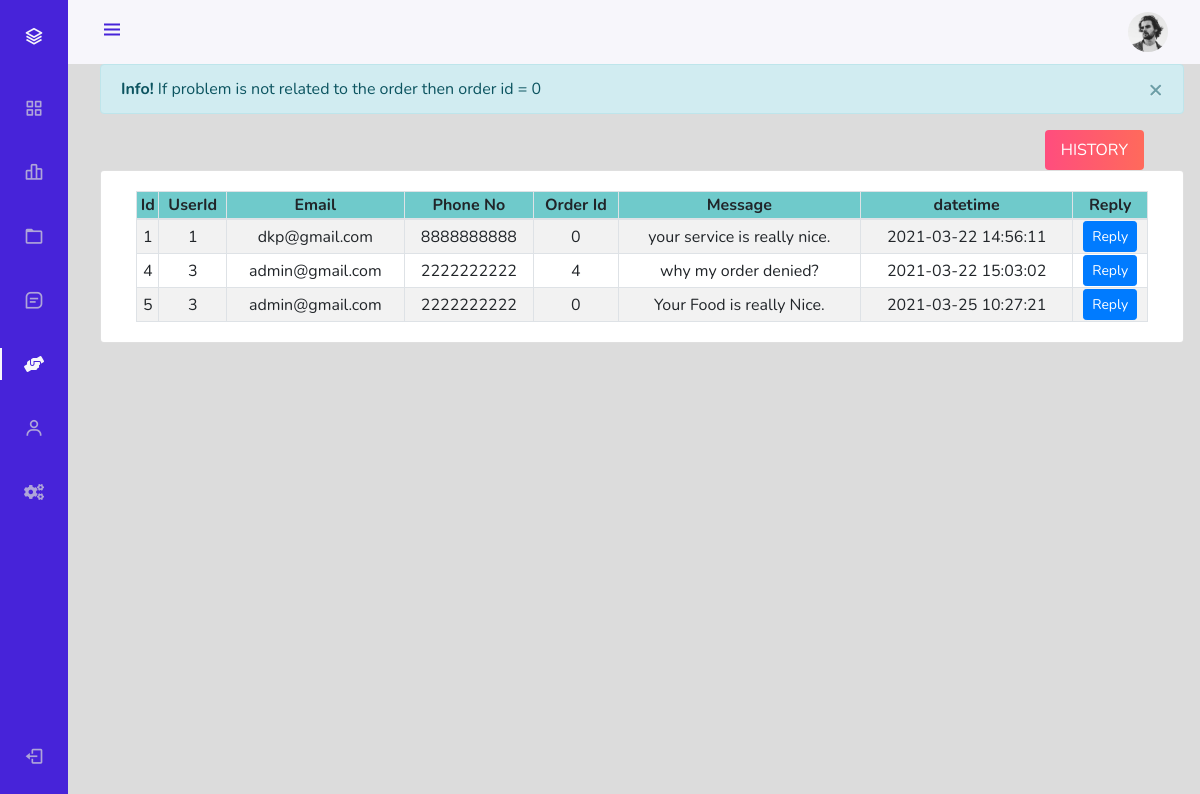
/admin/index.php?page=contactManage (signed in), run on the app's committed database.
### tables this page shows
CREATE TABLE `contact` (
  `contactId` int(21) NOT NULL,
  `userId` int(21) NOT NULL,
  `email` varchar(35) NOT NULL,
  `phoneNo` bigint(21) NOT NULL,
  `orderId` int(21) NOT NULL DEFAULT 0 COMMENT 'If problem is not related to the order then order id = 0',
  `message` text NOT NULL,
  `time` datetime NOT NULL DEFAULT current_timestamp()
);

### admin/contactManage.php (the view, shortened to what this page needs)
<div class="alert alert-info alert-dismissible fade show" role="alert" style="width:100%">
    <strong>Info!</strong> If problem is not related to the order then order id = 0
    <button type="button" class="close" data-dismiss="alert"><span aria-hidden="true">×</span></button>
</div>
<div style="margin-right: 32px;display: table;margin-left: auto;">
<button type="button" class="btn btn-danger-gradiant text-white border-0 py-2 px-3 mx-2" data-toggle="modal" data-target="#history"><span> HISTORY <i class="ti-arrow-right"></i></span></button>
</div>
<div class="container-fluid">
	<div class="row">
		<div class="card col-lg-12">
			<div class="card-body">
				<table class="table-striped table-bordered col-md-12 text-center">
                    <thead style="background-color: rgb(111 202 203);">
                        <tr>
                            <th>Id</th>
                            <th>UserId</th>
                            <th>Email</th>
                            <th>Phone No</th>
                            <th>Order Id</th>
                            <th>Message</th>
                            <th>datetime</th>
                            <th>Reply</th>
                        </tr>
                    </thead>
                    <tbody>
                        <?php
                            $sql = "SELECT * FROM contact";
                            $result = mysqli_query($conn, $sql);
                            while($row=mysqli_fetch_assoc($result)) {
                                $contactId = $row['contactId'];
                                $userId = $row['userId'];
                                $email = $row['email'];
                                $phoneNo = $row['phoneNo'];
                                $orderId = $row['orderId'];
                                $message = $row['message'];
                                $time = $row['time'];
                                echo '<tr>
                                        <td>' .$contactId. '</td>
                                        <td>' .$userId. '</td>
                                        <td>' .$email. '</td>
                                        <td>' .$phoneNo. '</td>
                                        <td>' .$orderId. '</td>
                                        <td>' .$message. '</td>
                                        <td>' .$time. '</td>
                                        <td class="text-center">
                                            <button class="btn btn-sm btn-primary" type="button" data-toggle="modal" data-target="#reply' .$contactId. '">Reply</button>
                                        </td>
                                    </tr>';
                            }
                        ?>
                    </tbody>
		        </table>
			</div>
		</div>
	</div>
</div>

### admin/assetsForSideBar/css/styles.css (style rules this page uses)
:root { --header-height: 3rem; --nav-width: 68px; --first-color: #4723D9; --first-color-light: #AFA5D9; --white-color: #F7F6FB; --body-font: 'Nunito', sans-serif; --normal-font-size: 1rem; --z-fixed: 100; }
*,::before,::after { box-sizing: border-box; }
body { position: relative; margin: var(--header-height) 0 0 0; padding: 0 1rem; font-family: var(--body-font); font-size: var(--normal-font-size); transition: .5s; }
.show { left: 0; }
@media screen and (min-width: 768px) { body { margin: calc(var(--header-height) + 1rem) 0 0 0; padding-left: calc(var(--nav-width) + 2rem); } }

### admin/contactManage.php (style rules this page uses)
.btn-danger-gradiant { background: linear-gradient(to right, #ff4d7e 0%, #ff6a5b 100%); }

### data on the page
contact: contactId "1", userId "1", email "dkp@gmail.com", phoneNo "8888888888", orderId "0", message "your service is really nice.", time "2021-03-22 14:56:11"
contact: contactId "4", userId "3", email "admin@gmail.com", phoneNo "2222222222", orderId "4", message "why my order denied?", time "2021-03-22 15:03:02"
contact: contactId "5", userId "3", email "admin@gmail.com", phoneNo "2222222222", orderId "0", message "Your Food is really Nice.", time "2021-03-25 10:27:21"
